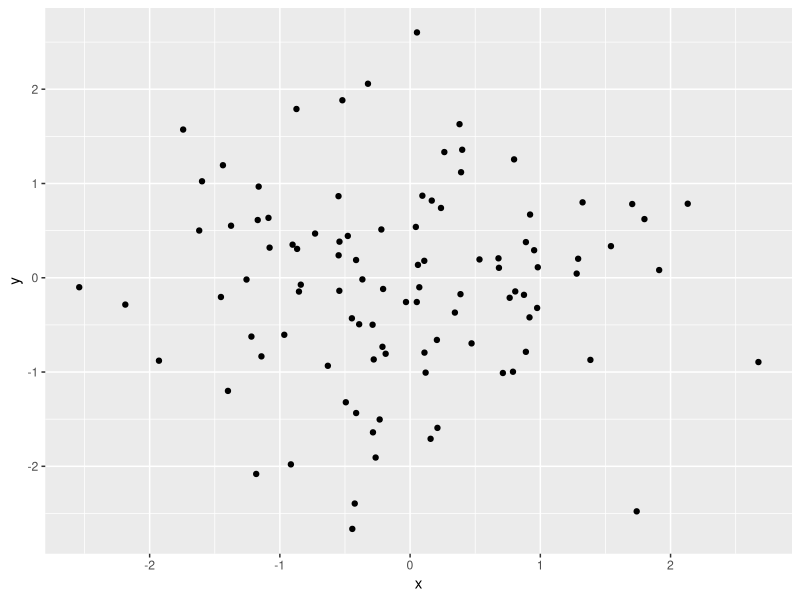

Reproduce this figure in R.
## ---- chunk 1
knitr::opts_chunk$set(echo = TRUE)
## ---- chunk 2
library(tidyverse)
## ---- chunk 3
x <- rnorm(100)
y <- rnorm(100)
ggplot(tibble(x, y), aes(x=x, y=y)) + geom_point()
